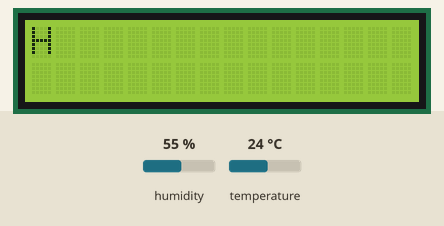
This program was run on a simulated Raspberry Pi Pico running MicroPython. Parts: 16×2 character LCD. The test bench sets the inputs (shaded band); at power-on: humidity 55 %, temperature 24 °C. What the program prints to the serial console is not drawn. At 6.2 s the program stops and its outputs stay as they are.

Above: at 5.05 s.
At 5.5 s:
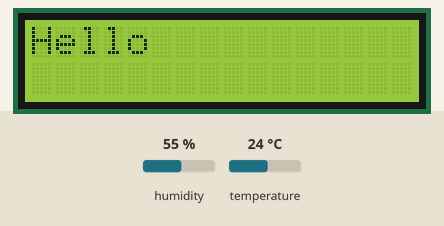
At 6.2 s:
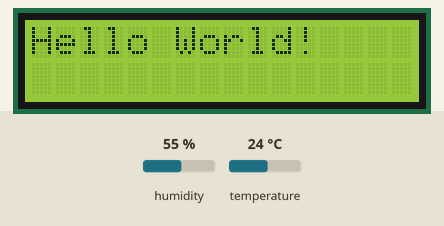

The program:

printhelo.py
```python
import machine
import utime
from machine import Pin, I2C
import utime as time
from dht import DHT11, InvalidChecksum


time.sleep(5)
pin = Pin(28, Pin.OUT, Pin.PULL_DOWN)
sensor = DHT11(pin)
t  = (sensor.temperature)
h = (sensor.humidity)
print("Temperature: {}".format(sensor.temperature))
print("Humidity: {}".format(sensor.humidity))

rs = machine.Pin(16,machine.Pin.OUT)
e = machine.Pin(17,machine.Pin.OUT)
d4 = machine.Pin(18,machine.Pin.OUT)
d5 = machine.Pin(19,machine.Pin.OUT)
d6 = machine.Pin(20,machine.Pin.OUT)
d7 = machine.Pin(21,machine.Pin.OUT)

def pulseE():
    e.value(1)
    utime.sleep_us(40)
    e.value(0)
    utime.sleep_us(40)
def send2LCD4(BinNum):
    d4.value((BinNum & 0b00000001) >>0)
    d5.value((BinNum & 0b00000010) >>1)
    d6.value((BinNum & 0b00000100) >>2)
    d7.value((BinNum & 0b00001000) >>3)
    pulseE()
def send2LCD8(BinNum):
    d4.value((BinNum & 0b00010000) >>4)
    d5.value((BinNum & 0b00100000) >>5)
    d6.value((BinNum & 0b01000000) >>6)
    d7.value((BinNum & 0b10000000) >>7)
    pulseE()
    d4.value((BinNum & 0b00000001) >> 0)
    d5.value((BinNum & 0b00000010) >> 1)
    d6.value((BinNum & 0b00000100) >> 2)
    d7.value((BinNum & 0b00001000) >> 3)
    pulseE()
def setUpLCD():
    rs.value(0)
    send2LCD4(0b0011)#8 bit
    send2LCD4(0b0011)#8 bit
    send2LCD4(0b0011)#8 bit
    send2LCD4(0b0010)#4 bit
    send2LCD8(0b00101000)#4 bit,2 lines?,5*8 bots
    send2LCD8(0b00001100)#lcd on, blink off, cursor off.
    send2LCD8(0b00000110)#increment cursor, no display shift
    send2LCD8(0b00000001)#clear screen
    utime.sleep_ms(2)#clear screen needs a long delay

setUpLCD()
rs.value(1)
for x in 'Hello World!':
    send2LCD8(ord(x))
    utime.sleep_ms(100)
```
